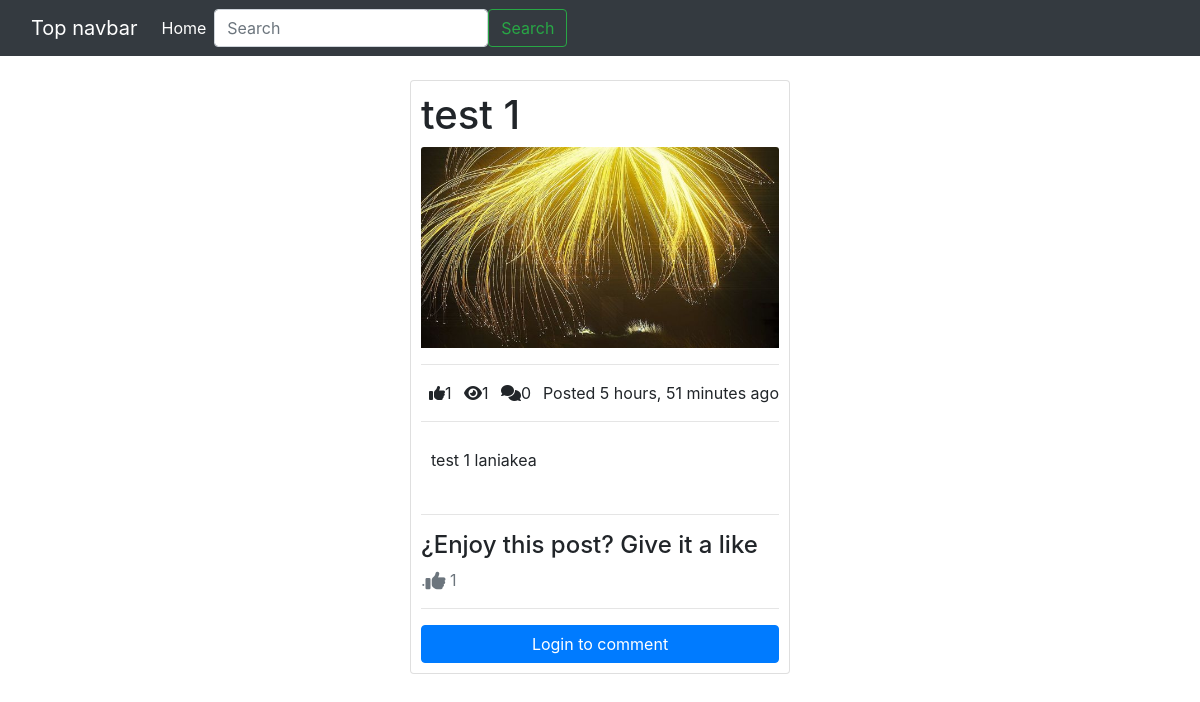
Page /laniakea/ on the committed database.
### posts/models.py (models this page shows, shortened)
class Post(models.Model):
    title = models.CharField(max_length=100)
    content = models.TextField()
    thumbnail = models.ImageField()
    publish_date = models.DateTimeField(auto_now_add=True)
    last_updated = models.DateTimeField(auto_now=True)
    author = models.ForeignKey(User, on_delete=models.CASCADE)
    slug = models.SlugField()
    def get_like_url(self):
        return reverse("like", kwargs={
            'slug': self.slug
        })
    @property
    def get_comment_count(self):
        return self.comment_set.all().count()
    @property
    def get_view_count(self):
        return self.postview_set.all().count()
    @property
    def get_like_count(self):
        return self.like_set.all().count()

### posts/views.py (the view, shortened to what this page needs)
# urls.py: path('<slug>/',PostDetailView.as_view(), name='detail'),
class PostDetailView(DetailView):
    model = Post
    def get_context_data(self, **kwargs):
        context = super().get_context_data(**kwargs)
        context.update({
            'form': CommentForm()
        })
        return context
    def get_object(self, **kwargs):
        object = super().get_object(**kwargs)
        if self.request.user.is_authenticated:
            PostView.objects.get_or_create(user=self.request.user, posts=object)
        return object

### posts/forms.py
class CommentForm(forms.ModelForm):
    content = forms.CharField(required=True, widget=forms.Textarea(attrs={
        'rows': 4
    }))
    class Meta:
        model = Comment
        fields = ('content',)

### templates/posts/post_detail.html
{% extends "base.html" %}
{% load crispy_forms_tags %}
{% block content %}
    <div class="row">
        <div class="col-4 offset-4 ">
            <div class="card" style="padding:10px;">
                <h1> {{ object.title }} </h1>
                <img src="{{ object.thumbnail.url }}" class="card-img-top" alt="...">
                <hr/>
                <div>
                    <span><i class="fas fa-thumbs-up ml-2"></i>{{ object.get_like_count }}</span>
                    <span><i class="fas fa-eye ml-2"></i>{{ object.get_view_count }}</span>
                    <span><i class="fas fa-comments ml-2"></i>{{ object.get_comment_count }}</span>
                    <span class="float-right">Posted {{ object.publish_date|timesince }} ago</span>
                </div>
                <hr/>
                <div style="padding: 10px;">
                    <p> {{ object.content }} </p>
                </div>
                <hr/>
                <div>
                    <h4>¿Enjoy this post? Give it a like</h4>
                    <a class="text-muted" href="{{ object.get_like_url }}">
                    .<i class="fas fa-thumbs-up fa-lg"></i>
                    {{ object.get_like_count }}
                    </a>
                    <hr/>
                    {% if request.user.is_authenticated %}
                        <h4>Leave a comment below</h4>
                        <form method="POST">
                            {% csrf_token %}
                            {{ form|crispy }}
                            <button class='btn btn-primary' type="submit">Comment</button>
                        </form>
                        <hr/>
                        <h5>Comments</h5>
                        {% for comment in object.comments %}
                            <div>
                                <p>{{ comment.content }}
                                <br />
                                <small>{{ comment.timestamp|timesince }} ago</small>
                                </p>
                            </div>
                            <hr />
                        {% endfor %}
                    {% else %}
                    <a href="{% url 'account_login' %}" class="btn btn-primary btn-block">Login to comment</a>
                    {% endif %}
                </div>
            </div>
        </div>
    </div>
{% endblock content %}

### rows in the picture
Post: title "test 1", thumbnail (picture), get_like_count "1", get_view_count "1", get_comment_count "0", publish_date "5 hours, 51 minutes", content "test 1 laniakea"
